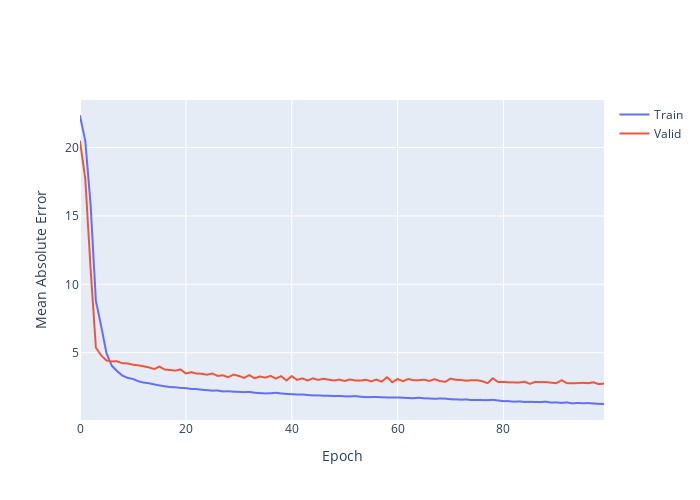

Notebook source saved alongside this figure:
### Code cell
fig = go.Figure()
fig.add_trace(go.Scattergl(y = history.history['mae'], name = 'Train'))
fig.add_trace(go.Scattergl(y = history.history['val_mae'], name = 'Valid'))
fig.update_layout(height=500, width=700, xaxis_title='Epoch', yaxis_title='Mean Absolute Error')
fig.show()
